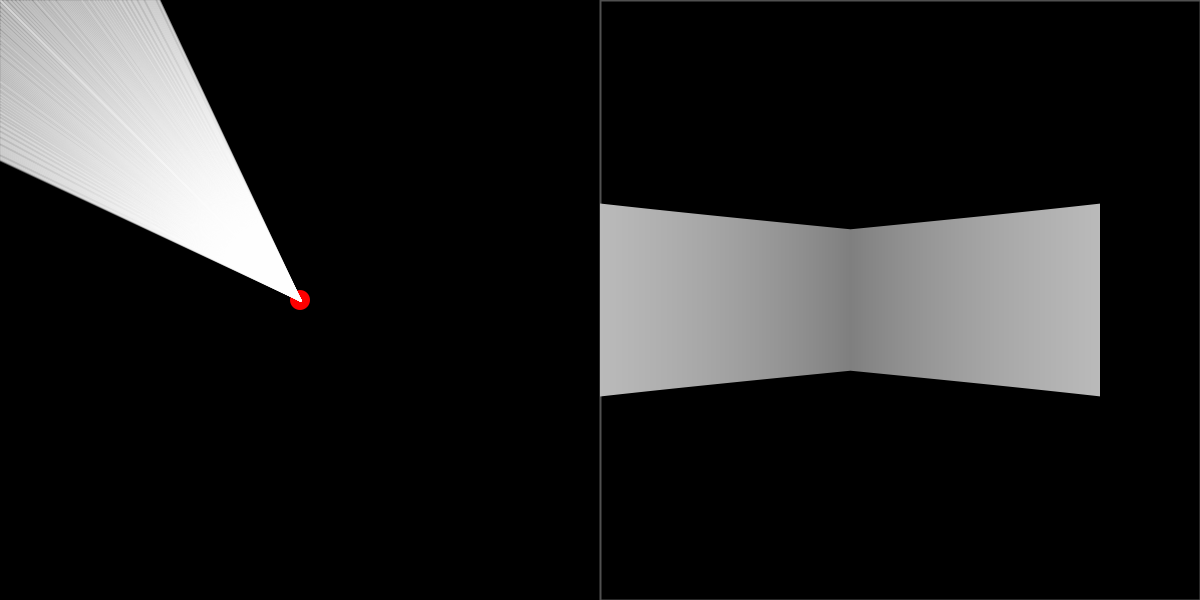
Frame 1 (no input)
Frame 60 (the mouse pressed at the canvas centre just before this capture): identical to frame 1, image omitted
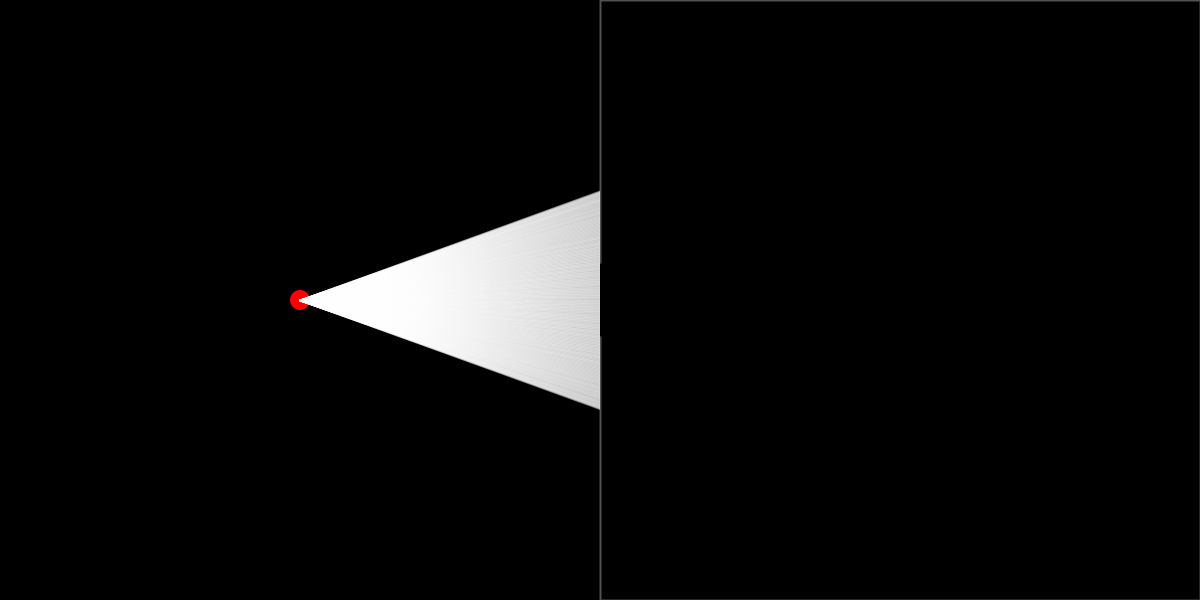
Frame 120 (the mouse held since frame 60 and released just before this capture)

The Processing sketch that drew these frames (run headless with seeded random() and noise(); from frame 60 on, the mouse is pressed at the canvas centre):

// Processing sketch: Raycasting
// ── Raycasting.pde
Obstackle[] obst = new Obstackle[1000];
Render light;
Ray[] ray = new Ray[1000];
PVector player;
int obstacklesCount = 0;
int raysCount = 500;
void setup(){
  size(1200, 600);
  //fullScreen();
  ellipseMode(RADIUS);
  rectMode(CORNERS);
  for(int i = 0; i < 1000; ++i){
    obst[i] = new Obstackle();
  }
  player = new PVector(width/4, height/2);
}
void draw(){
  background(0);
  if(keyPressed){
    if (keyCode == UP) player.y -= 5;
    if (keyCode == DOWN) player.y += 5;
    if (keyCode == RIGHT) player.x += 5;
    if (keyCode == LEFT) player.x -= 5;
  }
  
  //создание фигур
  if(key == 'o') obst[obstacklesCount].createObstackle();
  if(obst[obstacklesCount].endFigure()){
    ++obstacklesCount;
    delay(150);
  }
  for(int i = 0; i <= obstacklesCount; ++i){
    obst[i].displayObstackle();
  }
  
  //обновление лучей
  PVector dir = PVector.sub(new PVector(mouseX, mouseY), player);//направление камеры
  float mouseAngle = PVector.angleBetween(dir, new PVector(1, 0));
  if(mouseY > player.y) mouseAngle *= -1;
  float angle1 = mouseAngle - radians(20), angle2 = mouseAngle + radians(20);
  //ось направлена по часовой стрелке
  angle1 *= -1;
  angle2 *= -1;
  float angle = min(angle1, angle2);
  for(int i=0;i<raysCount;++i){
    PVector rayDirection = new PVector(cos(angle), sin(angle));
    ray[i] = new Ray(player, rayDirection);
    angle += abs(angle1 - angle2)/raysCount;
  }
  noStroke();
  fill(255, 0, 0);
  ellipse(player.x, player.y, 10, 10);
  //отображение света
  light = new Render(ray, raysCount, obst, obstacklesCount, dir);
  //light.displayRoundLighting(new PVector(mouseX, mouseY), 500, 50);//работает только для выпуклых многоугольников
  light.displayRays();
  light.renderObstackles();
}

// ── Mouse_Class.pde
class Mouse{
  public
  boolean mouseState;
  private
  Mouse(){
    mouseState = false;
  }
  boolean clicked(){
    if(mousePressed && !mouseState){
      mouseState = true;
      return true;
    }
    mouseState = mousePressed;
    return false;
  }
};

// ── Obstackle_Class.pde
class Obstackle{
  private
  PVector[] nodePoint;
  int nodesCount;
  int attractionRadius;
  boolean obstackleClosed;
  Mouse mouse1;
  public
  Obstackle(){
    nodePoint = new PVector[100];
    mouse1 = new Mouse();
    obstackleClosed = false;
    nodesCount = 0;
    attractionRadius = 10;
  }
  Obstackle(PVector[] obj, int count){
    nodePoint = new PVector[100];
    for(int i = 0; i < count; ++i){
      nodePoint[i] = obj[i];
    }
    mouse1 = new Mouse();
    obstackleClosed = true;
    nodesCount = count;
    attractionRadius = 10;
  }
  void createObstackle(){//нормально работает?
    if(!obstackleClosed){
      if(nodesCount > 0){
        //отрисовка вспомогательной линии
        strokeWeight(2);
        stroke(0, 0, 255);
        fill(0, 0, 255);
        line(nodePoint[nodesCount - 1].x, nodePoint[nodesCount - 1].y, mouseX, mouseY);
           
        //отрисовка поля притяжения вершины ломанной
        fill(0, 0, 255, 100);
        stroke(2);
        for(int i = 0; i < nodesCount; ++i){
          if(dist(mouseX, mouseY, nodePoint[i].x, nodePoint[i].y) <= attractionRadius){
            ellipse(nodePoint[i].x, nodePoint[i].y, attractionRadius, attractionRadius);
          }
        }
     }
      
      //добавление новой точки в контур
      if(mouse1.clicked()){
        if(nodesCount == 0){
          nodePoint[nodesCount] = new PVector(mouseX, mouseY);
          ++nodesCount;
        }
        else{
          PVector mouse = new PVector(mouseX, mouseY);
          for(int i = 0; i < nodesCount; ++i){
            if(dist(mouseX, mouseY, nodePoint[i].x, nodePoint[i].y) <= attractionRadius){
              mouse = nodePoint[i];
              if(i == 0) obstackleClosed = true;//проверка на замыкание фигуры
              break;
            }
          }
          nodePoint[nodesCount] = mouse;
          ++nodesCount;
        }
      }
    }
  }
  void displayObstackle(){//нормально работает?
    if(obstackleClosed){
      strokeWeight(3);
      stroke(50);
      fill(50);
      beginShape();
      for(int i = 0; i < nodesCount; ++i){
        vertex(nodePoint[i].x, nodePoint[i].y);
      }
      endShape();
    }
    else{
      stroke(0, 0, 255);
      for(int i = 1; i < nodesCount; ++i){
         line(nodePoint[i-1].x, nodePoint[i-1].y, nodePoint[i].x, nodePoint[i].y);
      }
    }
  }
  Shadow getObstackleShadow(PVector coord){//пока работает только для выпуклых многоугольников
    //для определения параметров тени фигуры нужно среди всех вершин этой фигуры найти 2 такие, которые образуют самый большой угол с источником света
    //для их определения нужно:
    //1 - выбрать любую точку фигуры (первую например), и задать вектор "normal", направленный из точки источника света в выбранную случайную точку. Это и будет вектор, от которого будут отсчитываться углы
    //2 - в каждой из полуплоскостей на которые вектор "normal" делит плоскость, создаём вектор направленный из точки источника света в каждую точку этой полуплоскости.
    //3 - Ищем точку, которая задаст вектор, образующий максимальный угол с вектором "normal".
    //в каждой полуплоскости будет своя "крайняя" точка
    
    PVector extrPointUp = coord, extrPointDown = coord;
    if(nodesCount > 1){
      float maxAngleUp = -1;
      float maxAngleDown = -1;
      PVector normalVector = PVector.sub(nodePoint[0], coord);//выктор от которого отсчитываются углы
      //для определения полуплоскости, в которую попадает точка, восользуемся косым произведением векторов
      //при таком решении не требуется дополнительного вычисления уравнения прямой
      //косое произведение векторов a(x1, y1) и b(x2, y2): [a, b] = x1*y2 - x2*y1
      //по знаку [a, b] определяем положение точки относительно прямой
      for(int i = 0; i < nodesCount; ++i){
        PVector curVector = PVector.sub(nodePoint[i], coord);
        
        if((curVector.x*normalVector.y - curVector.y*normalVector.x) >= 0){
          float angle = PVector.angleBetween(curVector, normalVector);
          if(maxAngleUp < angle){
            maxAngleUp = angle;
            extrPointUp = nodePoint[i];
          }
        }
        
        if((curVector.x*normalVector.y - curVector.y*normalVector.x) <= 0){
          float angle = PVector.angleBetween(curVector, normalVector);
          if(maxAngleDown < angle){
            maxAngleDown = angle;
            extrPointDown = nodePoint[i];
          }
        }
      }
    }
    
    return new Shadow(coord, extrPointUp, extrPointDown);
  }
  void drawRoundShadow(PVector coord){
    getObstackleShadow(coord).display();
  }
  
  boolean intersectBy(Ray ray){
    for(int i=1;i<nodesCount;++i){
      if(ray.intersect(nodePoint[i-1].x, nodePoint[i-1].y, nodePoint[i].x, nodePoint[i].y)){
        return true;
      }
    }
    return false;
  }
  
  PVector rayIntersectionPoint(Ray ray){//пересечение луча с объектом
    float minDist = height*height + width*width;
    PVector intersectionPoint = new PVector(0, 0);
    for(int i=1;i<nodesCount;++i){
      if(ray.intersect(nodePoint[i-1].x, nodePoint[i-1].y, nodePoint[i].x, nodePoint[i].y)){
        PVector x = ray.intersectionPoint(nodePoint[i-1].x, nodePoint[i-1].y, nodePoint[i].x, nodePoint[i].y);
        PVector y = ray.getCoord();
        if(PVector.dist(x, y) < minDist){
          minDist = PVector.dist(x, y);
          intersectionPoint = x;
        }
      }
    }
    return intersectionPoint;
  }
  
  boolean endFigure(){//проверяет доросована фигура или нет
    return obstackleClosed;
  }
};





//работает, но это хрень
  /*void createObstackle(){
    //отрисовка поля притяжения вершины ломанной
    fill(0, 0, 255, 100);
    stroke(2);
    for(int i = 0; i < nodesCount; ++i){
      if(dist(mouseX, mouseY, node[i].x, node[i].y) <= attractionRadius){
        ellipse(node[i].x, node[i].y, attractionRadius, attractionRadius);
      }
    }
    //добавление новой точки в контур
    if(mouse1.clicked()){
      if(nodesCount == 0){
        node[nodesCount] = new PVector(mouseX, mouseY);
        ++nodesCount;
      }
      else{
        PVector mouse = new PVector(mouseX, mouseY);
        for(int i = 0; i < nodesCount; ++i){
          if(dist(mouseX, mouseY, node[i].x, node[i].y) <= attractionRadius){
            mouse = node[i];
            break;
          }
        }
        node[nodesCount] = mouse;
        ++nodesCount;
      }
    }
    //отрисовка вспомогательной линии
    if(nodesCount % 2 == 1){
      stroke(2);
      fill(0, 0, 255);
      line(node[nodesCount - 1].x, node[nodesCount - 1].y, mouseX, mouseY);
    }
  }
  void updateObstackle(){//отрисовка полного контура
    stroke(2);
    fill(0, 0, 255);
    if(nodesCount > 1){
      for(int i = 1; i < nodesCount; i += 2){
        line(node[i-1].x, node[i-1].y, node[i].x, node[i].y);
      }
    }
  }*/

// ── Obstackle_Shadow.pde
class Shadow{
  private
  //тень задаётся 3 точками: координатой источника света и "крайними" точками фигуры
  PVector lightSource;
  PVector extremePoint1;
  PVector extremePoint2;
  public
  Shadow(PVector lightSource_, PVector extremePoint1_, PVector extremePoint2_){
    lightSource = lightSource_;
    extremePoint1 = extremePoint1_;
    extremePoint2 = extremePoint2_;
  }
  void display(){
    Ray ray1 = new Ray(lightSource, PVector.sub(extremePoint1, lightSource));
    Ray ray2 = new Ray(lightSource, PVector.sub(extremePoint2, lightSource));
    
    //находим точки пересечения с границами экрана
    PVector screenIntersectPoint1 = new PVector(0, 0), screenIntersectPoint2 = new PVector(0, 0);
    PVector[] screenBox = {new PVector(0, 0), new PVector(width, 0), new PVector(width, height), new PVector(0, height), new PVector(0, 0)};
    
    for(int i = 1; i < 5; ++i){
      if(ray1.intersect(screenBox[i-1].x, screenBox[i-1].y, screenBox[i].x, screenBox[i].y)){
        screenIntersectPoint1 = ray1.intersectionPoint(screenBox[i-1].x, screenBox[i-1].y, screenBox[i].x, screenBox[i].y);
      }
      if(ray2.intersect(screenBox[i-1].x, screenBox[i-1].y, screenBox[i].x, screenBox[i].y)){
        screenIntersectPoint2 = ray2.intersectionPoint(screenBox[i-1].x, screenBox[i-1].y, screenBox[i].x, screenBox[i].y);
      }
    }
    
    strokeWeight(2);
    stroke(0);
    fill(0);
    beginShape();
    vertex(extremePoint1.x, extremePoint1.y);
    vertex(extremePoint2.x, extremePoint2.y);
    vertex(screenIntersectPoint2.x, screenIntersectPoint2.y);
    vertex(screenIntersectPoint1.x, screenIntersectPoint1.y);
    endShape(CLOSE);
    
    //находим граничные точки экрана
    //эти точки и источник света находяться по разные стороны от прямой заданной точками screenIntersectPoint1 и screenIntersectPoint2
    PVector main = PVector.sub(screenIntersectPoint2, screenIntersectPoint1);//вектор, от которого отсчитываются углы
    PVector lightSourceDir = PVector.sub(lightSource, screenIntersectPoint1);
    float lightSourceProduct = lightSourceDir.x*main.y - lightSourceDir.y*main.x;
    
    PVector screenCornerDir;
    float screenCornerProduct;
    int cornerDotsCount = 0;
    PVector[] cornerDots = new PVector[3];
    
    
    screenCornerDir = PVector.sub(new PVector(0, 0), screenIntersectPoint1);
    screenCornerProduct = screenCornerDir.x*main.y - screenCornerDir.y*main.x;
    if(screenCornerProduct*lightSourceProduct < 0){
      cornerDots[cornerDotsCount] = new PVector(0, 0);
      ++cornerDotsCount;
    }
    
    screenCornerDir = PVector.sub(new PVector(width, 0), screenIntersectPoint1);
    screenCornerProduct = screenCornerDir.x*main.y - screenCornerDir.y*main.x;
    if(screenCornerProduct*lightSourceProduct < 0){
      cornerDots[cornerDotsCount] = new PVector(width, 0);
      ++cornerDotsCount;
    }
    
    screenCornerDir = PVector.sub(new PVector(0, height), screenIntersectPoint1);
    screenCornerProduct = screenCornerDir.x*main.y - screenCornerDir.y*main.x;
    if(screenCornerProduct*lightSourceProduct < 0){
      cornerDots[cornerDotsCount] = new PVector(0, height);
      ++cornerDotsCount;
    }
    
    screenCornerDir = PVector.sub(new PVector(width, height), screenIntersectPoint1);
    screenCornerProduct = screenCornerDir.x*main.y - screenCornerDir.y*main.x;
    if(screenCornerProduct*lightSourceProduct < 0){
      cornerDots[cornerDotsCount] = new PVector(width, height);
      ++cornerDotsCount;
    }
    
    fill(0);
    //это ужас, но лучше я ничего не придумал
    if(cornerDotsCount == 1) triangle(cornerDots[0].x, cornerDots[0].y, screenIntersectPoint1.x, screenIntersectPoint1.y, screenIntersectPoint2.x, screenIntersectPoint2.y);
    if(cornerDotsCount == 2){
      triangle(cornerDots[0].x, cornerDots[0].y, screenIntersectPoint1.x, screenIntersectPoint1.y, screenIntersectPoint2.x, screenIntersectPoint2.y);
      triangle(cornerDots[1].x, cornerDots[1].y, screenIntersectPoint1.x, screenIntersectPoint1.y, screenIntersectPoint2.x, screenIntersectPoint2.y);
      triangle(cornerDots[0].x, cornerDots[0].y, cornerDots[1].x, cornerDots[1].y, screenIntersectPoint1.x, screenIntersectPoint1.y);
      triangle(cornerDots[0].x, cornerDots[0].y, cornerDots[1].x, cornerDots[1].y, screenIntersectPoint2.x, screenIntersectPoint2.y);
    }
    if(cornerDotsCount == 3){
      triangle(screenIntersectPoint1.x, screenIntersectPoint1.y, cornerDots[0].x, cornerDots[0].y, cornerDots[1].x, cornerDots[1].y);
      triangle(screenIntersectPoint1.x, screenIntersectPoint1.y, cornerDots[0].x, cornerDots[0].y, cornerDots[2].x, cornerDots[2].y);
      triangle(screenIntersectPoint1.x, screenIntersectPoint1.y, cornerDots[0].x, cornerDots[0].y, screenIntersectPoint2.x, screenIntersectPoint2.y);
      triangle(screenIntersectPoint1.x, screenIntersectPoint1.y, cornerDots[1].x, cornerDots[1].y, cornerDots[2].x, cornerDots[2].y);
      triangle(screenIntersectPoint1.x, screenIntersectPoint1.y, cornerDots[1].x, cornerDots[1].y, screenIntersectPoint2.x, screenIntersectPoint2.y);
      triangle(screenIntersectPoint1.x, screenIntersectPoint1.y, cornerDots[2].x, cornerDots[2].y, screenIntersectPoint2.x, screenIntersectPoint2.y);
    }
  }
};

// ── Ray_Class.pde
class Ray{//evangelion )))
  private
  PVector coord;
  PVector dir;
  public
  Ray(PVector coord_, PVector dir_){
    coord = coord_;
    dir = dir_;
  }
  boolean intersect(float x1, float y1, float x2, float y2){//пересечение отрезка и луча
    float x3 = coord.x;
    float y3 = coord.y;
    float x4 = coord.x + dir.x;
    float y4 = coord.y + dir.y;
    float den = (x1 - x2)*(y3 - y4) - (y1 - y2)*(x3 - x4);
    if(den == 0) return false;
    float t = ((x1 - x3)*(y3 - y4) - (y1 - y3)*(x3 - x4)) / den;
    float u = -((x1 - x2)*(y1 - y3) - (y1 - y2)*(x1 - x3)) / den;
    if(0 < t && t < 1 && 0 < u) return true;
    else return false;
  }
  PVector intersectionPoint(float x1, float y1, float x2, float y2){
    float x3 = coord.x;
    float y3 = coord.y;
    float x4 = coord.x + dir.x;
    float y4 = coord.y + dir.y;
    float den = (x1 - x2)*(y3 - y4) - (y1 - y2)*(x3 - x4);
    float t = ((x1 - x3)*(y3 - y4) - (y1 - y3)*(x3 - x4)) / den;
    //float u = - ((x1 - x2)*(y1 - y3) - (y1 - y2)*(x1 - x3)) / den;
    float xIntersect = x1 + t*(x2-  x1);
    float yIntersect = y1 + t*(y2 - y1);
    
    return new PVector(xIntersect, yIntersect);
  }
  PVector getCoord(){
    return coord;
  }
  PVector getDir(){
    return dir;
  }
};

// ── Rendering_Class.pde
class Render{
  private
  Obstackle[] obst;
  int obstCount;
  Ray[] ray;
  int raysCount;
  PVector cameraDir;
  public
  Render( Ray[] ray_, int raysCount_, Obstackle[] obst_, int obstCount_, PVector cameraDir_){
    obstCount = obstCount_;
    raysCount = raysCount_;
    ray = ray_;
    obst = obst_;
    cameraDir = cameraDir_;
  }
  void displayRays(){
    strokeWeight(2);
    stroke(255, 80);
    for(int i=0;i<raysCount;++i){//пересечение лучей с группой объектов
      float minDist = height*height + width*width;
      PVector intersectionPoint = new PVector(-1, -1);
      boolean intersect = false;
      for(int j=0;j<obstCount;++j){
        if(obst[j].intersectBy(ray[i])){
          intersect = true;
          PVector x = obst[j].rayIntersectionPoint(ray[i]);
          PVector y = ray[i].getCoord();
          if(PVector.dist(x, y) < minDist){
            minDist = PVector.dist(x, y);
            intersectionPoint = x;
          }
        }
      }
      if(!intersect){//пересечение с экраном
        PVector[] screenBox = {new PVector(0, 0), new PVector(width, 0), new PVector(width, height), new PVector(0, height), new PVector(0, 0)};
        Obstackle screen = new Obstackle(screenBox, 5);
        intersectionPoint = screen.rayIntersectionPoint(ray[i]);
      }
      line(ray[i].getCoord().x, ray[i].getCoord().y, intersectionPoint.x, intersectionPoint.y);
    }
  }
  void displayRoundLighting(PVector coord, int radius, int frequency){
    //отображение света в виде кругов с изменяющимся радиусом
    noStroke();
    for(int i = frequency; i > 0; --i){
      float bright = (frequency - i) * 255 / frequency;
      float r = i * radius / frequency;
      fill(bright);
      ellipse(coord.x, coord.y, r, r);
    }
    //отображаем тень
    for(int i=0;i<obstCount;++i){
      obst[i].drawRoundShadow(coord);
    }
    //отобржаем препятствие
    for(int i=0;i<obstCount;++i){
      obst[i].displayObstackle();
    }
  }
  void renderObstackles(){
    //окно отображения
    fill(0);
    rectMode(CORNERS);
    rect(width/2, 0, width, height);
    
    float lineWidth = width/(2*raysCount);
    for(int i=0;i<raysCount;++i){//пересечение лучей с группой объектов
      float minDist = height*height + width*width;
      PVector intersectionPoint = new PVector(-1, -1);
      boolean intersect = false;
      for(int j=0;j<obstCount;++j){
        if(obst[j].intersectBy(ray[i])){
          intersect = true;
          PVector x = obst[j].rayIntersectionPoint(ray[i]);
          PVector y = ray[i].getCoord();
          if(PVector.dist(x, y) < minDist){
            minDist = PVector.dist(x, y);
            intersectionPoint = x;
          }
        }
      }
      if(!intersect){//пересечение с экраном
        PVector[] screenBox = {new PVector(0, 0), new PVector(width, 0), new PVector(width, height), new PVector(0, height), new PVector(0, 0)};
        Obstackle screen = new Obstackle(screenBox, 5);
        intersectionPoint = screen.rayIntersectionPoint(ray[i]);
      }
      
      float distanceToObstackle = PVector.dist(ray[i].getCoord(), intersectionPoint);//нужно преобразовать, чтобы убрать эффект рыбьего глаза
      
      distanceToObstackle *= cos(PVector.angleBetween(cameraDir, ray[i].getDir()));
      float obstackleHeight;
      color obstackleColor;
      obstackleHeight = height*100/distanceToObstackle;//map(distanceToObstackle*distanceToObstackle, 0, width*width/16, height, 0);
      obstackleColor = color(map(distanceToObstackle*distanceToObstackle, 0, width*width/4, 255, 0));
      noStroke();
      rectMode(CENTER);
      fill(obstackleColor);
      rect(width/2 + (i + 0.5) * lineWidth, height/2, lineWidth, obstackleHeight);
    }
  }
}
